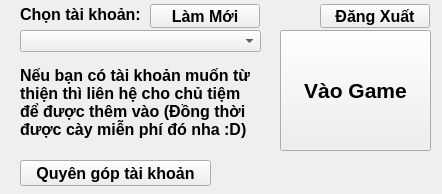
<?xml version="1.0" encoding="UTF-8"?>
<ui version="4.0">
 <class>MainWindow</class>
 <widget class="QMainWindow" name="MainWindow">
  <property name="geometry">
   <rect>
    <x>0</x>
    <y>0</y>
    <width>442</width>
    <height>194</height>
   </rect>
  </property>
  <property name="font">
   <font>
    <family>Segoe UI</family>
    <pointsize>12</pointsize>
    <weight>75</weight>
    <bold>true</bold>
   </font>
  </property>
  <property name="windowTitle">
   <string>Mượn tài khoản - NetBeHai</string>
  </property>
  <widget class="QWidget" name="centralwidget">
   <widget class="QComboBox" name="comboBoxAccount">
    <property name="geometry">
     <rect>
      <x>20</x>
      <y>30</y>
      <width>241</width>
      <height>22</height>
     </rect>
    </property>
    <property name="frame">
     <bool>true</bool>
    </property>
   </widget>
   <widget class="QPushButton" name="btnrungame">
    <property name="geometry">
     <rect>
      <x>280</x>
      <y>30</y>
      <width>151</width>
      <height>121</height>
     </rect>
    </property>
    <property name="font">
     <font>
      <family>Segoe UI</family>
      <pointsize>16</pointsize>
      <weight>75</weight>
      <bold>true</bold>
     </font>
    </property>
    <property name="text">
     <string>Vào Game</string>
    </property>
   </widget>
   <widget class="QLabel" name="label">
    <property name="geometry">
     <rect>
      <x>20</x>
      <y>52</y>
      <width>241</width>
      <height>101</height>
     </rect>
    </property>
    <property name="text">
     <string>Nếu bạn có tài khoản muốn từ thiện thì liên hệ cho chủ tiệm để được thêm vào (Đồng thời được cày miễn phí đó nha :D)</string>
    </property>
    <property name="wordWrap">
     <bool>true</bool>
    </property>
   </widget>
   <widget class="QLabel" name="label_2">
    <property name="geometry">
     <rect>
      <x>20</x>
      <y>4</y>
      <width>131</width>
      <height>20</height>
     </rect>
    </property>
    <property name="text">
     <string>Chọn tài khoản:</string>
    </property>
   </widget>
   <widget class="QPushButton" name="btnrefresh">
    <property name="geometry">
     <rect>
      <x>150</x>
      <y>4</y>
      <width>110</width>
      <height>24</height>
     </rect>
    </property>
    <property name="text">
     <string>Làm Mới</string>
    </property>
   </widget>
   <widget class="QPushButton" name="btnlogout">
    <property name="geometry">
     <rect>
      <x>320</x>
      <y>4</y>
      <width>110</width>
      <height>24</height>
     </rect>
    </property>
    <property name="text">
     <string>Đăng Xuất</string>
    </property>
   </widget>
   <widget class="QPushButton" name="btndonateaccount">
    <property name="geometry">
     <rect>
      <x>20</x>
      <y>160</y>
      <width>191</width>
      <height>26</height>
     </rect>
    </property>
    <property name="text">
     <string>Quyên góp tài khoản</string>
    </property>
   </widget>
  </widget>
 </widget>
 <resources/>
 <connections/>
</ui>
